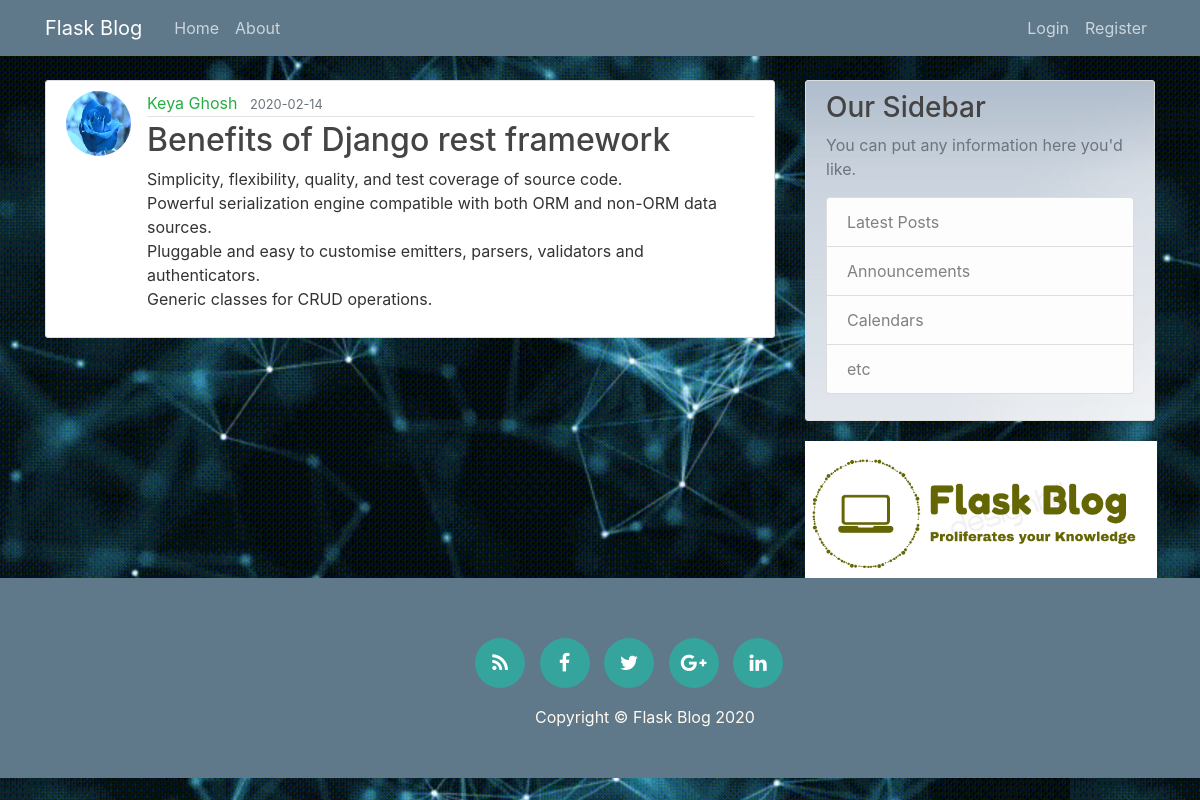
Screenshot of /post/26 with the database file from the repository.
### flaskblog/models.py (models this page shows, shortened)
class User(db.Model, UserMixin):
    id = db.Column(db.Integer, primary_key=True)
    username = db.Column(db.String(20), unique=True, nullable=False)
    email = db.Column(db.String(120), unique=True, nullable=False)
    image_file = db.Column(db.String(20), nullable=False, default='default.jpg')
    password = db.Column(db.String(60), nullable=False)
    posts = db.relationship('Post', backref='author', lazy=True)

class Post(db.Model):
    id = db.Column(db.Integer, primary_key=True)
    title = db.Column(db.String(100), nullable=False)
    date_posted = db.Column(db.DateTime, nullable=False, default=datetime.utcnow)
    content = db.Column(db.Text, nullable=False)
    user_id = db.Column(db.Integer, db.ForeignKey('user.id'), nullable=False)

### flaskblog/posts/routes.py (the view)
@posts.route("/post/<int:post_id>")
def post(post_id):
    post = Post.query.get_or_404(post_id)
    return render_template('post.html', title=post.title, post=post)

### flaskblog/templates/post.html (shortened to what this page needs)
{% extends "layout.html" %}
{% block content %}
  <article class="media content-section">
    <img class="rounded-circle article-img" src="{{ url_for('static', filename='profile_pics/' + post.author.image_file) }}">
    <div class="media-body">
      <div class="article-metadata">
        <a class="mr-2" href="{{ url_for('users.user_posts', username=post.author.username) }}">{{ post.author.username }}</a>
        <small class="text-muted">{{ post.date_posted.strftime('%Y-%m-%d') }}</small>
      </div>
      <h2 class="article-title">{{ post.title }}</h2>
      <p class="article-content">{{ post.content }}</p>
    </div>
  </article>
{% endblock content %}

### flaskblog/static/main.css (style rules this page uses)
body { background: #fafafa; color: #333333; margin-top: 5rem; }
h1, h2, h3, h4, h5, h6 { color: #444444; }
.content-section { background: #ffffff; padding: 10px 20px; border: 1px solid #dddddd; border-radius: 3px; margin-bottom: 20px; }
.article-title { color: #444444; }
.article-content { white-space: pre-line; }
.article-img { height: 65px; width: 65px; margin-right: 16px; }
.article-metadata { padding-bottom: 1px; margin-bottom: 4px; border-bottom: 1px solid #e3e3e3 }

### flaskblog/static/Site.css (style rules this page uses)
a { text-decoration: none; color: #24af44; }

### rows the page displays
User: image_file (picture), author.username "Keya Ghosh"
Post: date_posted "2020-02-14", title "Benefits of Django rest framework", content "Simplicity, flexibility, quality, and test coverage of source code. Powerful serialization engine compatible with both ORM and non-ORM data sources. Pluggable and easy to customise emitters, parsers, validators and authenticators. Generic classes for CRUD operations."
